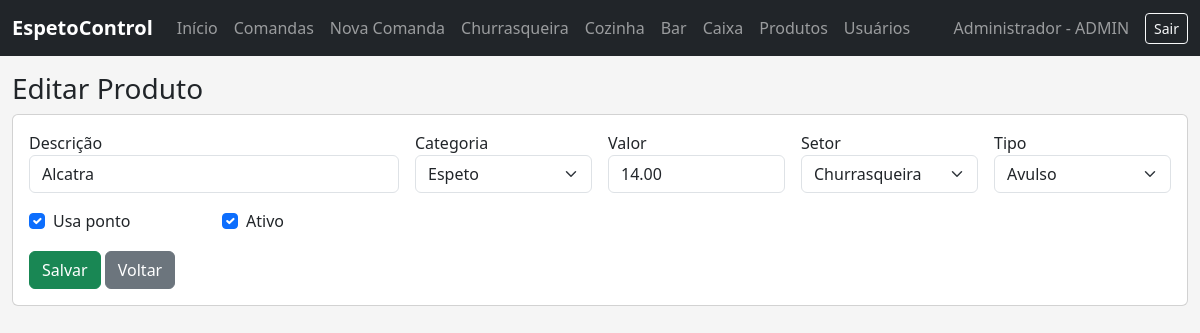
Screenshot of /produto/editar/2 (signed in) with the database file from the repository.
### tables this page shows
CREATE TABLE produtos (
        id INTEGER PRIMARY KEY AUTOINCREMENT,
        descricao TEXT NOT NULL,
        categoria TEXT NOT NULL,
        valor REAL NOT NULL,
        usa_ponto_carne INTEGER DEFAULT 0,
        setor_preparo TEXT DEFAULT 'COZINHA',
        tipo_produto TEXT DEFAULT 'AVULSO',
        ativo INTEGER DEFAULT 1
    );

### app.py (the view, shortened to what this page needs)
@app.route("/produto/editar/<int:produto_id>", methods=["GET","POST"])
@login_required
@perfil_required("ADMIN")
def editar_produto(produto_id):
    conn = conectar()
    produto = conn.execute("SELECT * FROM produtos WHERE id=?", (produto_id,)).fetchone()
    if not produto:
        conn.close(); flash("Produto não encontrado.", "danger"); return redirect(url_for("produtos"))
    conn.close()
    return render_template("editar_produto.html", produto=produto)

### app.py (called while the page is built)
def conectar():
    conn = sqlite3.connect(DB)
    conn.row_factory = sqlite3.Row
    return conn

def login_required(f):
    @wraps(f)
    def wrapper(*a, **kw):
        if "usuario_id" not in session:
            return redirect(url_for("login"))
        return f(*a, **kw)
    return wrapper

def perfil_required(*perfis):
    def decorator(f):
        @wraps(f)
        def wrapper(*a, **kw):
            if "perfil" not in session:
                return redirect(url_for("login"))
            if session["perfil"] not in perfis and session["perfil"] != "ADMIN":
                flash("Acesso não permitido.", "danger")
                return redirect(url_for("dashboard"))
            return f(*a, **kw)
        return wrapper
    return decorator

### templates/editar_produto.html (shortened to what this page needs)
{% extends "base.html" %}
{% block content %}
<h3>Editar Produto</h3>
<div class="card"><div class="card-body">
<form method="post" class="row g-3">
<div class="col-md-4"><label>Descrição</label><input class="form-control" name="descricao" value="{{ produto.descricao }}" required></div>
<div class="col-md-2"><label>Categoria</label><select class="form-select" name="categoria">{% for cat in ["Espeto","Bebida","Acompanhamento","Combo","Sobremesa","Outro"] %}<option {% if produto.categoria == cat %}selected{% endif %}>{{ cat }}</option>{% endfor %}</select></div>
<div class="col-md-2"><label>Valor</label><input class="form-control" name="valor" value="{{ "%.2f"|format(produto.valor) }}" required></div>
<div class="col-md-2"><label>Setor</label><select class="form-select" name="setor_preparo"><option value="CHURRASQUEIRA" {% if produto.setor_preparo == "CHURRASQUEIRA" %}selected{% endif %}>Churrasqueira</option></select></div>
<div class="col-md-2"><label>Tipo</label><select class="form-select" name="tipo_produto"><option value="AVULSO" {% if produto.tipo_produto == "AVULSO" %}selected{% endif %}>Avulso</option></select></div>
<div class="col-md-2 d-flex align-items-end"><div class="form-check"><input class="form-check-input" type="checkbox" name="usa_ponto_carne" {% if produto.usa_ponto_carne %}checked{% endif %}><label class="form-check-label">Usa ponto</label></div></div>
<div class="col-md-2 d-flex align-items-end"><div class="form-check"><input class="form-check-input" type="checkbox" name="ativo" {% if produto.ativo %}checked{% endif %}><label class="form-check-label">Ativo</label></div></div>
<div class="col-12"><button class="btn btn-success">Salvar</button> <a class="btn btn-secondary" href="{{ url_for('produtos', inativos=1) }}">Voltar</a></div>
</form></div></div>
{% endblock %}

### static/css/style.css (style rules this page uses)
body { background: #f5f5f5; }

### rows the page displays
produtos: descricao "Alcatra", categoria "Espeto", valor "14.00", setor_preparo "Churrasqueira", tipo_produto "Avulso", usa_ponto_carne "☑", ativo "☑"

### other values shown
{{ session.get("nome") }} "Administrador"
{{ session.get("perfil") }} "ADMIN"
